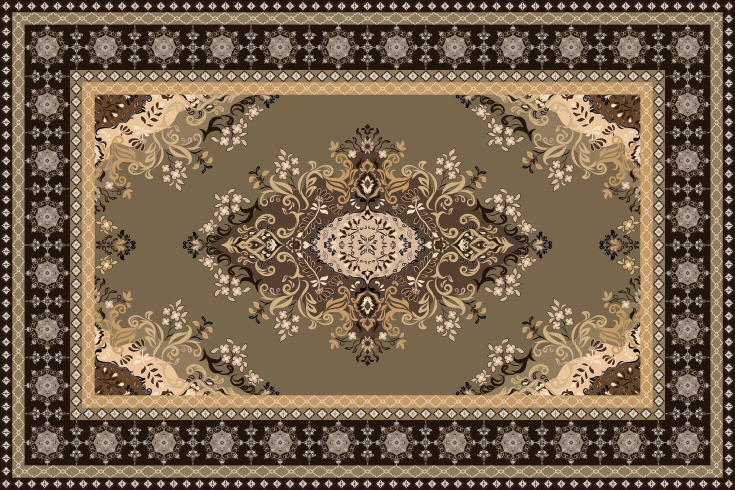
#> input picture scripts/brand/source/carpet-olive.jpg, 1470 x 980 px (shown at 1/2 size)
$ python design-logo.py
#> lines starting #> are read from the running program, lines starting #| are printed output that depends on the picture; after the words box and inside, x2 and y2 are one past the last pixel; in counts of white or black regions, pixels touching at a corner belong together
#!/usr/bin/env python3
"""
design-logo — фирменный знак Quran Ing из изображения ковра владельца.

── Решение владельца ──────────────────────────────────────────────────────

2026-10-04, второй раз за день: «этот ковёр использовать как логотип,
иконку везде. Прям красиво, по-дизайнерски». Источник —
scripts/brand/source/carpet-olive.jpg (1470×980, оливково-бежевый ковёр с
центральным медальоном). Прежний источник — фото тёмно-красных ковров
(source/carpets.png) — заменён; не возвращать без слова владельца.

Композиция иконки выбрана из трёх вариантов (кадр 470 / 380 точек вокруг
медальона и медальон-ромб на чистом поле): кадр 470 — медальон целиком,
симметрия по обеим осям, оливковое поле в углах; читается и на 60 px.

── Что строит ─────────────────────────────────────────────────────────────

  logo.png              — 1254×1254 без прозрачности: центральный медальон
                          ковра крупно, лёгкая виньетка к краям. Из него
                          `npm run brand:generate` режет иконки App Store,
                          iOS, Android и сайта.
  logo-wordmark.png     — тот же медальон кругом с мягким краем (RGBA): знак
                          заставки и передний слой адаптивной иконки Android.
  public/brand/medallion.webp — он же для анимации появления в приложении
                          (src/lib/launchReveal.ts, блок #launch в index.html): тот же кадр, что
                          и системная заставка, чтобы переход был без шва.
  brand.json            — цвет поля вокруг медальона (фон заставки и
                          адаптивной иконки) и доля экрана под медальон.

── Качество ───────────────────────────────────────────────────────────────

Кадр иконки — 470 точек исходника; иконка 1024 — увеличение ~2.2×, после
LANCZOS — мягкая нерезкая маска. Источник — векторная по виду графика,
увеличение её не мылит. Появится исходник крупнее — заменить файл и
поправить MEDALLION_CENTER / ICON_HALF: всё остальное соберётся заново.

Запуск:  python3 scripts/brand/design-logo.py && npm run brand:generate
"""

from __future__ import annotations

import json
from pathlib import Path

from PIL import Image, ImageDraw, ImageFilter

ROOT = Path(__file__).resolve().parents[2]
SOURCE = ROOT / "scripts/brand/source/carpet-olive.jpg"
SIZE = 1254

# Центр медальона ковра (центр овала) — по сетке на увеличенном кадре.
MEDALLION_CENTER = (735, 490)
# Полусторона кадра иконки в точках исходника: медальон целиком, по
# вертикали — до кончиков ромба (каймы ковра начинаются за y ≈ 190 и 790).
ICON_HALF = 235
# Радиус круга медальона для заставки и мягкость края (в точках исходника).
# Круг почти во весь кадр иконки: за его краем — то же поле ковра, и мягкий
# край растворяется в фоне заставки без шва.
MEDALLION_RADIUS = 215
MEDALLION_FEATHER = 18
# Цвет поля ковра (замер в точках (300, 490), (735, 240), (440, 600) — один
# и тот же). Тот же цвет — фон заставки, поэтому край круга не виден.
FIELD_COLOR = "#786747"
# Доля длинной стороны экрана под медальон на заставке. Исходник крупный
# (кадр 470 точек), поэтому медальон крупнее, чем у прежнего фото (0.20).
SPLASH_SCALE = 0.26


def sharpen(image: Image.Image) -> Image.Image:
    return image.filter(ImageFilter.UnsharpMask(radius=2.2, percent=70, threshold=2))


def vignette(image: Image.Image, strength: float = 0.22) -> Image.Image:
    """Мягкое затемнение к краям — глубина, как у ткани под светом."""
    w, h = image.size
    mask = Image.radial_gradient("L").resize((w, h), Image.Resampling.BICUBIC)
    mask = mask.point(lambda v: int(min(255, max(0, (v - 90) * 1.6)) * strength))
    dark = Image.new("RGB", (w, h), (8, 0, 0))
    return Image.composite(dark, image, mask)


def build_icon(source: Image.Image) -> Image.Image:
    cx, cy = MEDALLION_CENTER
    box = (cx - ICON_HALF, cy - ICON_HALF, cx + ICON_HALF, cy + ICON_HALF)
    icon = source.crop(box).resize((SIZE, SIZE), Image.Resampling.LANCZOS)
    return vignette(sharpen(icon))


# Сторона медальона на выходе. Анимация увеличивает его до ×1.34: на iPhone
# 0.2 × 932 pt × 3 × 1.34 ≈ 750 px, на iPad ≈ 730 — с 640 последние кадры
# растягивал бы браузер. Увеличение исходника делает LANCZOS + резкость здесь.
MEDALLION_PX = 1024


def build_medallion(source: Image.Image, out_px: int = MEDALLION_PX) -> Image.Image:
    cx, cy = MEDALLION_CENTER
    r = MEDALLION_RADIUS + MEDALLION_FEATHER
    crop = source.crop((cx - r, cy - r, cx + r, cy + r))
    crop = sharpen(crop.resize((out_px, out_px), Image.Resampling.LANCZOS)).convert("RGBA")
    scale = out_px / (2 * r)
    inner = MEDALLION_RADIUS * scale
    feather = MEDALLION_FEATHER * scale
    mask = Image.new("L", (out_px, out_px), 0)
    ImageDraw.Draw(mask).ellipse(
        (out_px / 2 - inner, out_px / 2 - inner, out_px / 2 + inner, out_px / 2 + inner), fill=255,
    )
    mask = mask.filter(ImageFilter.GaussianBlur(feather / 2))
    crop.putalpha(mask)
    return crop


def main() -> None:
    source = Image.open(SOURCE).convert("RGB")
#> source is the input picture: PIL image 1470x980 RGB; mean R, G, B 120.2, 100.4, 78.5
    build_icon(source).save(ROOT / "logo.png", "PNG", optimize=True)
#> in build_icon, `icon = source.crop(box).resize((SIZE, SIZE), Image.Resampling.LANCZOS)`:
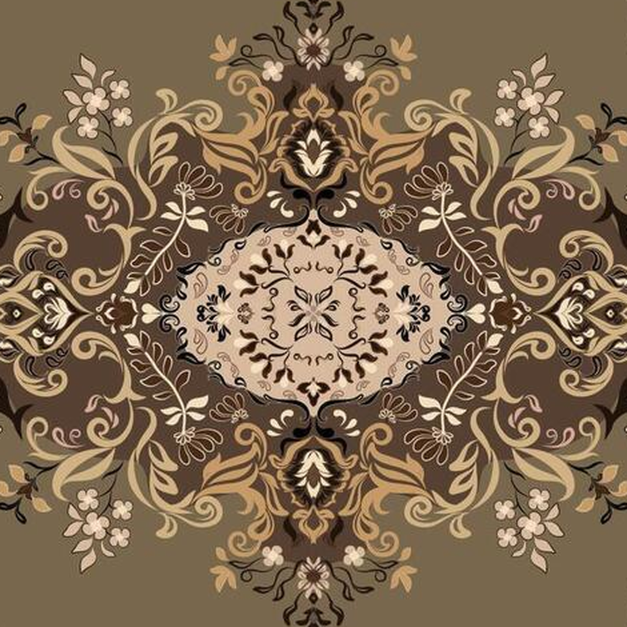
#> icon: PIL image 1254x1254 RGB (shown at 1/2 size); mean R, G, B 129.5, 107.5, 82.9
#> in vignette, `w, h = image.size`: w = 1254
#> in vignette, `mask = mask.point(lambda v: int(min(255, max(0, (v - 90) * 1.6)) * str..`:
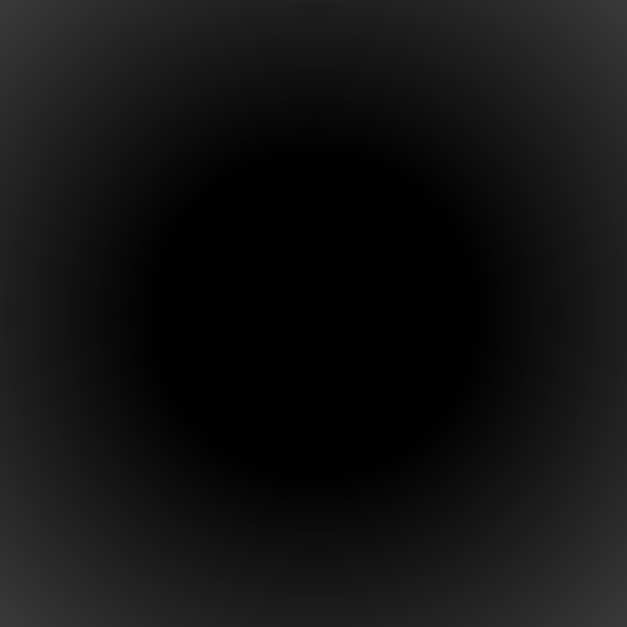
#> mask: PIL image 1254x1254 L (shown at 1/2 size); min 0, max 56, mean 18.6
#> in vignette, `dark = Image.new("RGB", (w, h), (8, 0, 0))`:
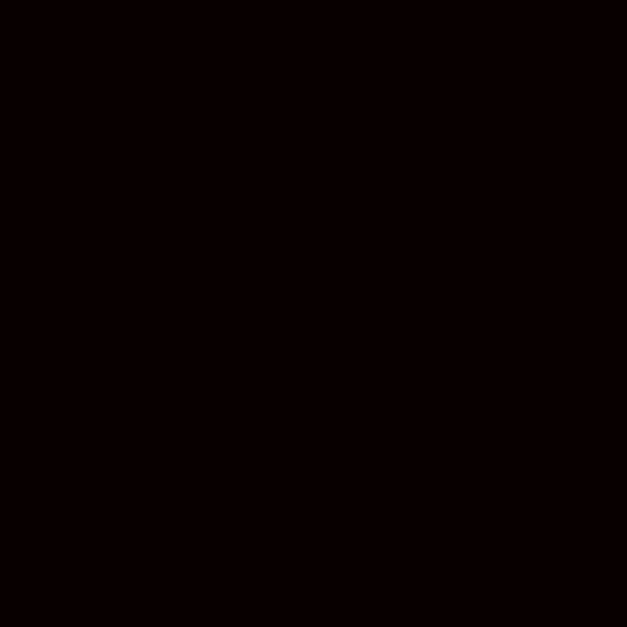
#> dark: PIL image 1254x1254 RGB (shown at 1/2 size); mean R, G, B 8, 0, 0
    medallion = build_medallion(source)
#> in sharpen (call 2), `return image.filter(ImageFilter.UnsharpMask(radius=2.2, percent=70, th..`:
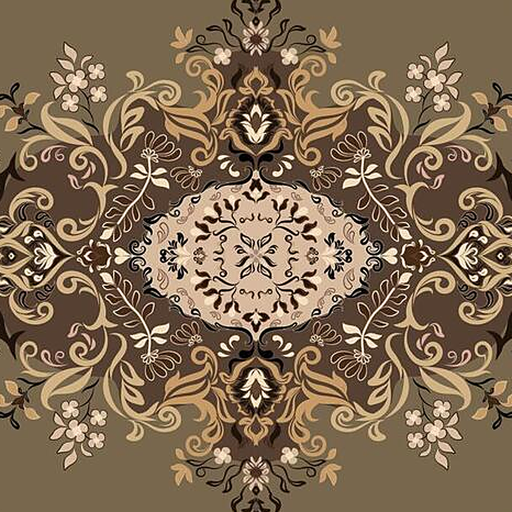
#> returned value: PIL image 1024x1024 RGB (shown at 1/2 size); mean R, G, B 129.5, 107.8, 83.7
#> in build_medallion, `mask = Image.new("L", (out_px, out_px), 0)`: mask: PIL image 1024x1024 L; every value is 0
#> in build_medallion, `ImageDraw.Draw(mask).ellipse( (out_px / 2 - inner, out_px / 2 - inner,..`:
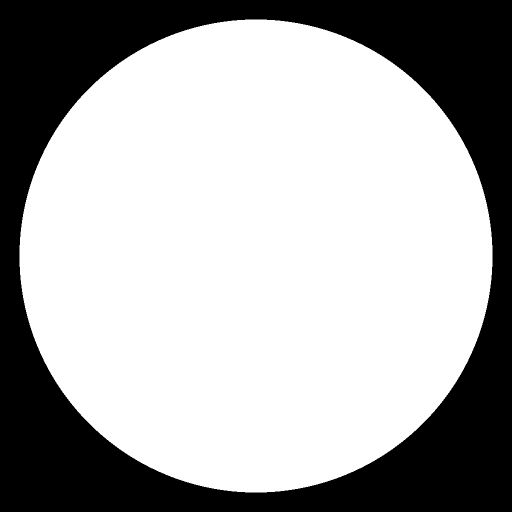
#> mask: PIL image 1024x1024 L (shown at 1/2 size); 67% white; 1 black region, box (x1, y1, x2, y2) and area: (0, 0, 1024, 1024) 345848
#> in build_medallion, `mask = mask.filter(ImageFilter.GaussianBlur(feather / 2))`:
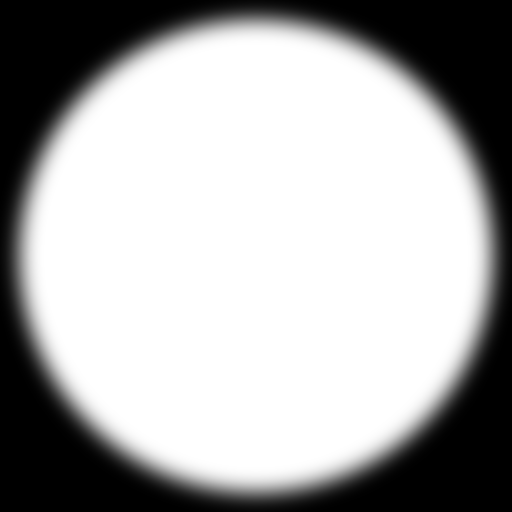
#> mask: PIL image 1024x1024 L (shown at 1/2 size); min 0, max 255, mean 170.9
#> in build_medallion, `crop.putalpha(mask)`:
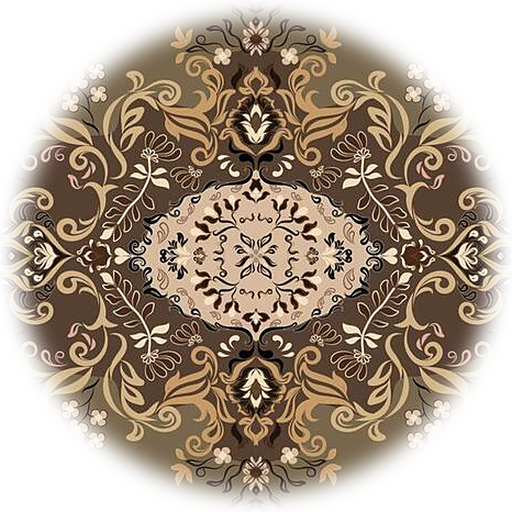
#> crop: PIL image 1024x1024 RGBA (shown at 1/2 size); mean R, G, B, A 129.5, 107.8, 83.7, 170.9; transparent parts drawn white
    medallion.save(ROOT / "logo-wordmark.png", "PNG", optimize=True)
    (ROOT / "public/brand").mkdir(parents=True, exist_ok=True)
    medallion.save(ROOT / "public/brand/medallion.webp", "WEBP", quality=88, method=6)
    (ROOT / "brand.json").write_text(json.dumps({
        "variant": "carpet",
        "background": FIELD_COLOR,
        "opticalLift": 0,
        "splashScale": SPLASH_SCALE,
    }, indent=2) + "\n", encoding="utf-8")
    print("✓ logo.png, logo-wordmark.png, public/brand/medallion.webp, brand.json")


if __name__ == "__main__":
    main()

$ run again, with scripts/brand/source/carpets.png saved as scripts/brand/source/carpet-olive.jpg
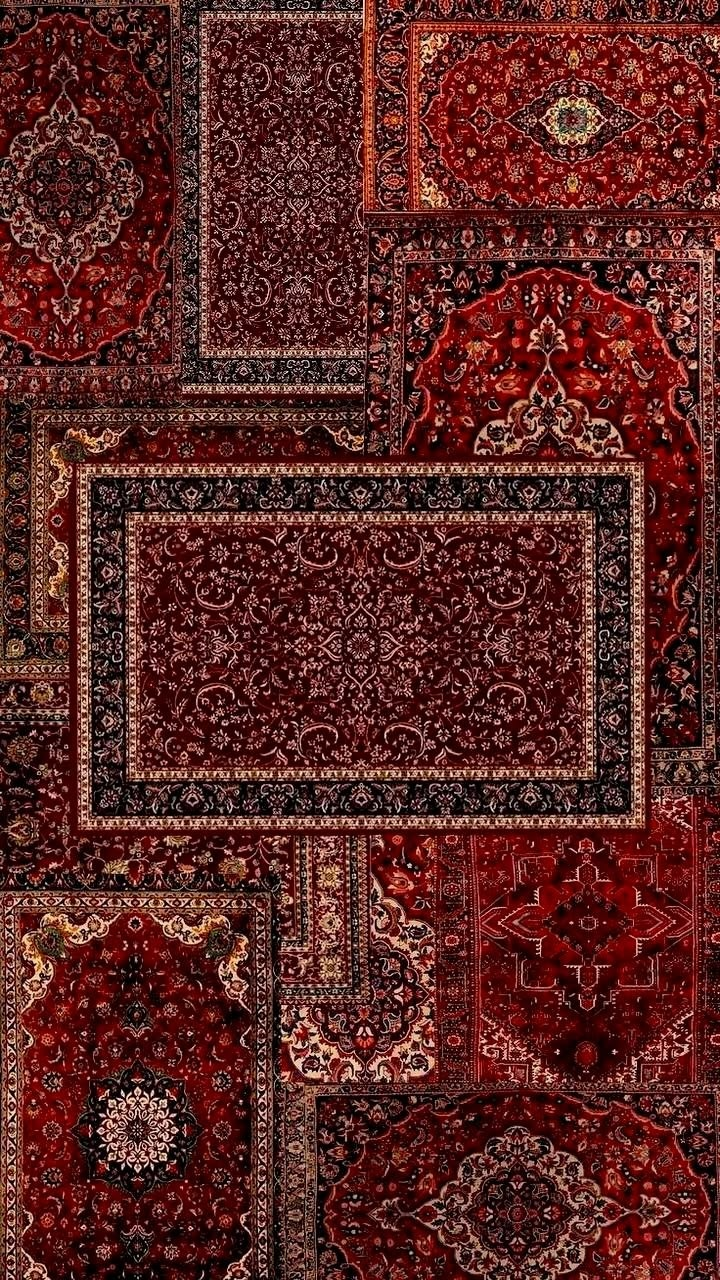
#> input picture scripts/brand/source/carpets.png, 720 x 1280 px
#> in main, source is the input picture: PIL image 720x1280 RGB; mean R, G, B 90.2, 39.5, 36.8
#> in build_icon, `icon = source.crop(box).resize((SIZE, SIZE), Image.Resampling.LANCZOS)`:
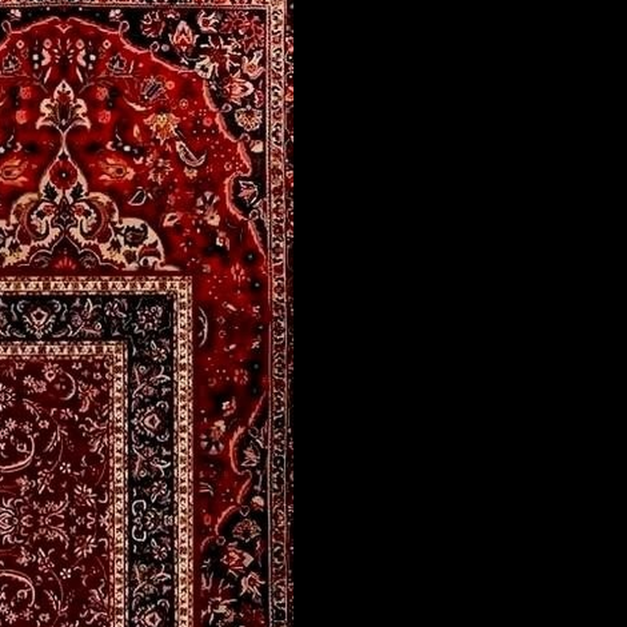
#> icon: PIL image 1254x1254 RGB (shown at 1/2 size); mean R, G, B 44.1, 19.3, 18.1
#> w = 1254
#> in build_medallion, `crop.putalpha(mask)`:
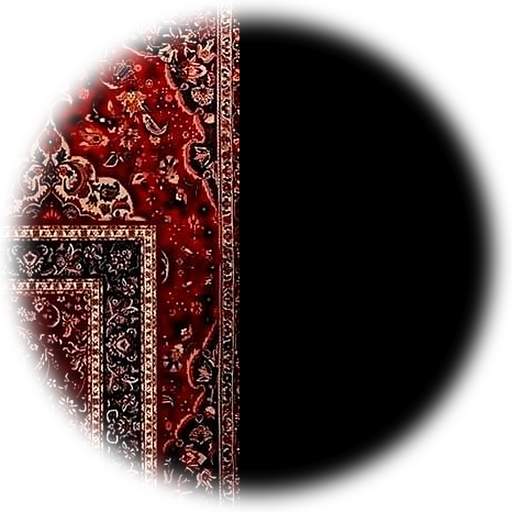
#> crop: PIL image 1024x1024 RGBA (shown at 1/2 size); mean R, G, B, A 43.8, 20.7, 19.6, 170.9; transparent parts drawn white
